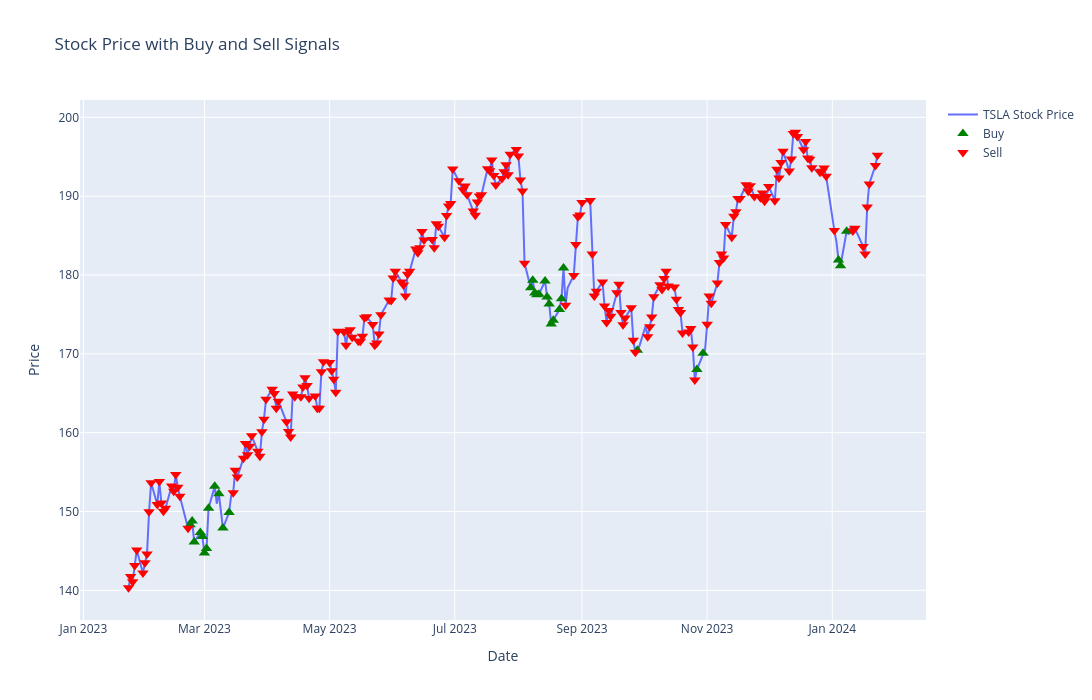

The notebook cell saved with this chart:
### Code cell
fig = go.Figure()
fig.add_trace(go.Scatter(x=np.array(date_test).flatten(), y=stock_data["Adj Close"].iloc[test_index:], mode='lines', name='TSLA Stock Price'))

# Buy and sell signals
buy_signals = signals[signals['Signal'] == 1]
sell_signals = signals[signals['Signal'] == 0]

# Ensure that buy and sell prices are aligned with the signals by matching on the 'Date' column
buy_prices = stock_data[stock_data['Date'].isin(buy_signals['Date'])]["Adj Close"]
sell_prices = stock_data[stock_data['Date'].isin(sell_signals['Date'])]["Adj Close"]

# Plot buy signals
fig.add_trace(go.Scatter(
    x=buy_signals['Date'], 
    y=buy_prices, 
    mode='markers', 
    name='Buy', 
    marker=dict(color='green', size=10, symbol='triangle-up')
))

# Plot sell signals
fig.add_trace(go.Scatter(
    x=sell_signals['Date'], 
    y=sell_prices, 
    mode='markers', 
    name='Sell', 
    marker=dict(color='red', size=10, symbol='triangle-down')
))

# Update layout
fig.update_layout(
    title='Stock Price with Buy and Sell Signals',
    xaxis_title='Date',
    yaxis_title='Price',
    xaxis_rangeslider_visible=False,
    height = 700,
    width=1280
)

# Show the plot
pyo.iplot(fig)

### Figure 1 — Plotly figure (JSON) as saved in the notebook; plotly's stock layout.template omitted (floating-point values rounded to 4 significant figures; data arrays with more than 128 entries replaced by an {"elided": "..."} marker saying what was removed)
{"data": [{"mode": "lines", "name": "TSLA Stock Price", "type": "scatter", "x": {"elided": "252 str values"}, "y": {"elided": "252 float values"}}, {"marker": {"color": "green", "size": 10, "symbol": "triangle-up"}, "mode": "markers", "name": "Buy", "type": "scatter", "x": ["2023-02-22T00:00:00", "2023-02-23T00:00:00", "2023-02-24T00:00:00", "2023-02-27T00:00:00", "2023-02-28T00:00:00", "2023-03-01T00:00:00", "2023-03-02T00:00:00", "2023-03-03T00:00:00", "2023-03-06T00:00:00", "2023-03-08T00:00:00", "2023-03-10T00:00:00", "2023-03-13T00:00:00", "2023-08-07T00:00:00", "2023-08-08T00:00:00", "2023-08-09T00:00:00", "2023-08-10T00:00:00", "2023-08-11T00:00:00", "2023-08-14T00:00:00", "2023-08-15T00:00:00", "2023-08-16T00:00:00", "2023-08-17T00:00:00", "2023-08-18T00:00:00", "2023-08-21T00:00:00", "2023-08-22T00:00:00", "2023-08-23T00:00:00", "2023-09-28T00:00:00", "2023-10-27T00:00:00", "2023-10-30T00:00:00", "2024-01-04T00:00:00", "2024-01-05T00:00:00", "2024-01-08T00:00:00"], "y": [148.3, 148.8, 146.1, 147.3, 146.8, 144.7, 145.3, 150.4, 153.2, 152.3, 147.9, 149.9, 178.4, 179.3, 177.7, 177.5, 177.6, 179.2, 177.2, 176.3, 173.8, 174.3, 175.6, 177.0, 180.9, 170.5, 168.0, 170.1, 181.9, 181.2, 185.6]}, {"marker": {"color": "red", "size": 10, "symbol": "triangle-down"}, "mode": "markers", "name": "Sell", "type": "scatter", "x": {"elided": "211 str values"}, "y": {"elided": "211 float values"}}], "layout": {"height": 700, "title": {"text": "Stock Price with Buy and Sell Signals"}, "width": 1280, "xaxis": {"rangeslider": {"visible": false}, "title": {"text": "Date"}}, "yaxis": {"title": {"text": "Price"}}}}
